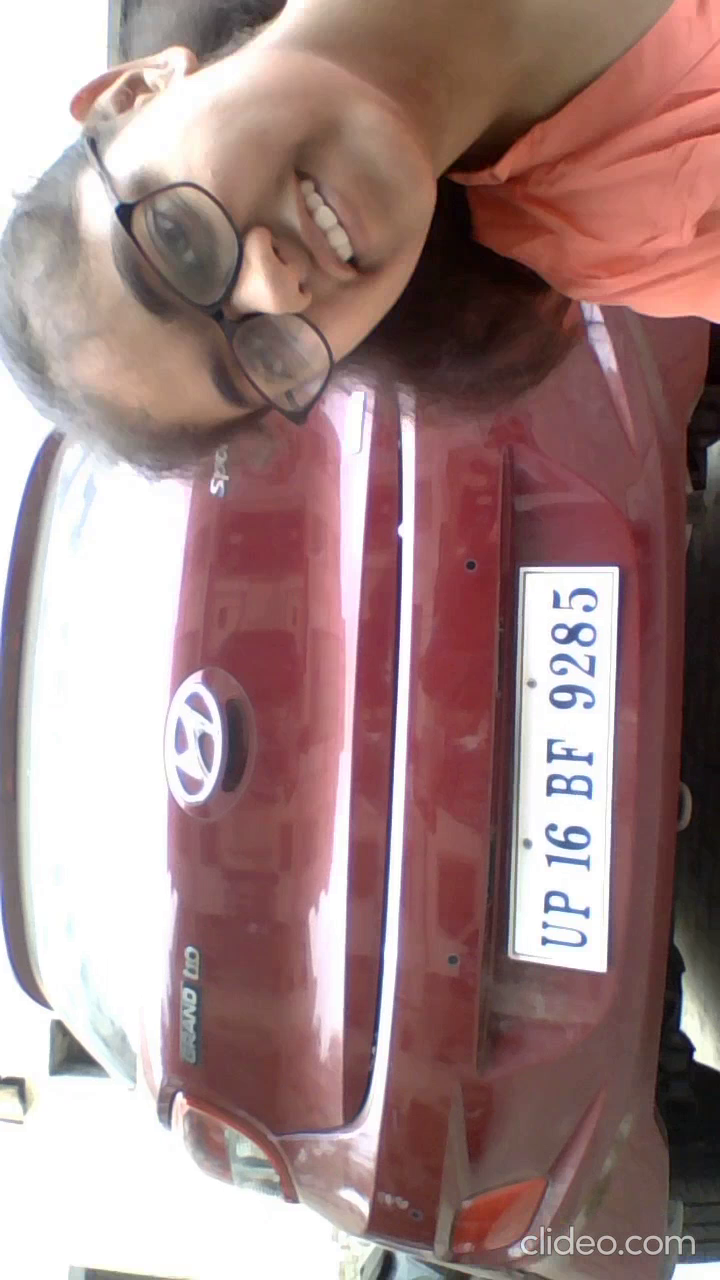
#> input picture frame 4 of video2.mp4, 720 x 1280 px, given in place of video15.mp4, which was not available
$ python detect2.py   (older library calls are emulated)
#> lines starting #> are read from the running program, lines starting #| are printed output that depends on the picture; after the words box and inside, x2 and y2 are one past the last pixel; in counts of white or black regions, pixels touching at a corner belong together; pictures that were not available may be replaced by others from this repository, and a replacement may not be noted
# -*- coding: utf-8 -*-
"""
Created on Sun Oct 13 19:13:05 2019

@author: LENOVO
"""

from skimage.io import imread
from skimage.filters import threshold_otsu
import matplotlib.pyplot as plt

filename = './video15.mp4'

import cv2
cap = cv2.VideoCapture(filename)
#cap = cv2.VideoCapture(0)
count = 1
while cap.isOpened():
    ret,frame = cap.read()
#> frame is the input picture: shape (1280, 720, 3); mean B, G, R 130.6, 131.7, 160.8
    if ret == True:
        cv2.imshow('window-name',frame)
        cv2.imwrite("./output/frame%d.jpg" % count, frame)
        count = count + 1
        if cv2.waitKey(10) & 0xFF == ord('q'):
#> (key q is pressed here)
            break
    else:
        break
cap.release()
cv2.destroyAllWindows()

# car image -> grayscale image -> binary image
#import imutils
car_image = imread("./output/frame%d.jpg"%(count-1), as_gray=True)
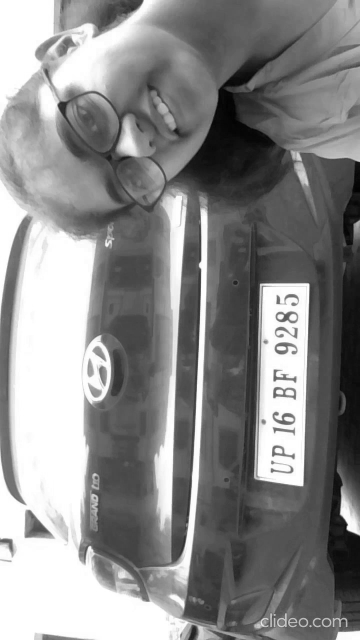
#> car_image: shape (1280, 720) float64 (shown at 1/2 size); min 0.00862, max 1, mean 0.54
#car_image = imutils.rotate(car_image, 270)
#car_image = imread("car.png", as_gray=True)
#it should be a 2 dimensional array
print(car_image.shape)
#| (1280, 720)

# the next line is not compulsory however, a grey scale pixel
# in skimage ranges between 0 & 1. multiplying it with 255
# will make it range between 0 & 255 (something we can relate better with
print(car_image)
#> (printed output is left out)
gray_car_image = car_image * 255
from skimage import filters
import numpy as np
from skimage import feature
car_denoised=filters.median(car_image , selem=np.ones((5,5)))
f,(ax0,ax1)=plt.subplots(1,2,figsize=(5,15))
ax0.imshow(car_image)
ax1.imshow(car_denoised)

fig, (ax1, ax2) = plt.subplots(1, 2)
ax1.imshow(car_denoised, cmap="gray")
# [5 lines of commented-out code are left out]
threshold_value = threshold_otsu(car_denoised)
#> threshold_value = 0.639
#threshold_value = threshold_otsu(gray_car_image)
#print(threshold_value)
#print(gray_car_image)
binary_car_image = car_denoised > threshold_value
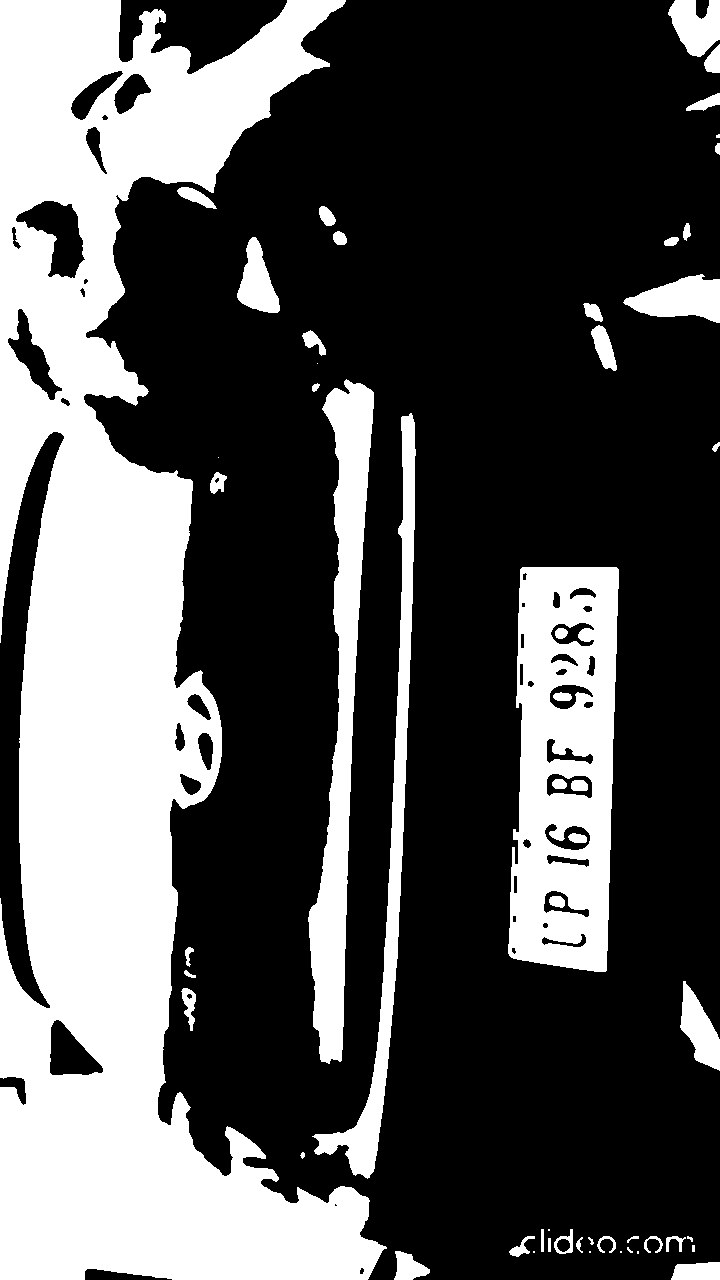
#> binary_car_image: shape (1280, 720) bool; 32.7% white; 55 white regions (9 under 20 px), largest, box (x1, y1, x2, y2) and area: (0, 0, 387, 1280) 223176, (508, 567, 619, 972) 33518, (308, 379, 374, 1064) 18085
print("binary")
#print(binary_car_image)
ax2.imshow(binary_car_image, cmap="gray")
#ax2.imshow(gray_car_image, cmap="gray")
plt.show()
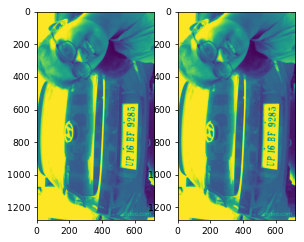
#> figure drawn by matplotlib, 2 panels
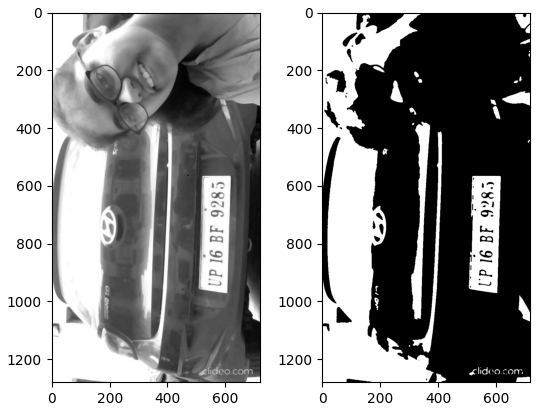
#> figure drawn by matplotlib, 2 panels

# CCA (finding connected regions) of binary image


from skimage import measure
from skimage.measure import regionprops
import matplotlib.pyplot as plt
import matplotlib.patches as patches


# this gets all the connected regions and groups them together
label_image = measure.label(binary_car_image)
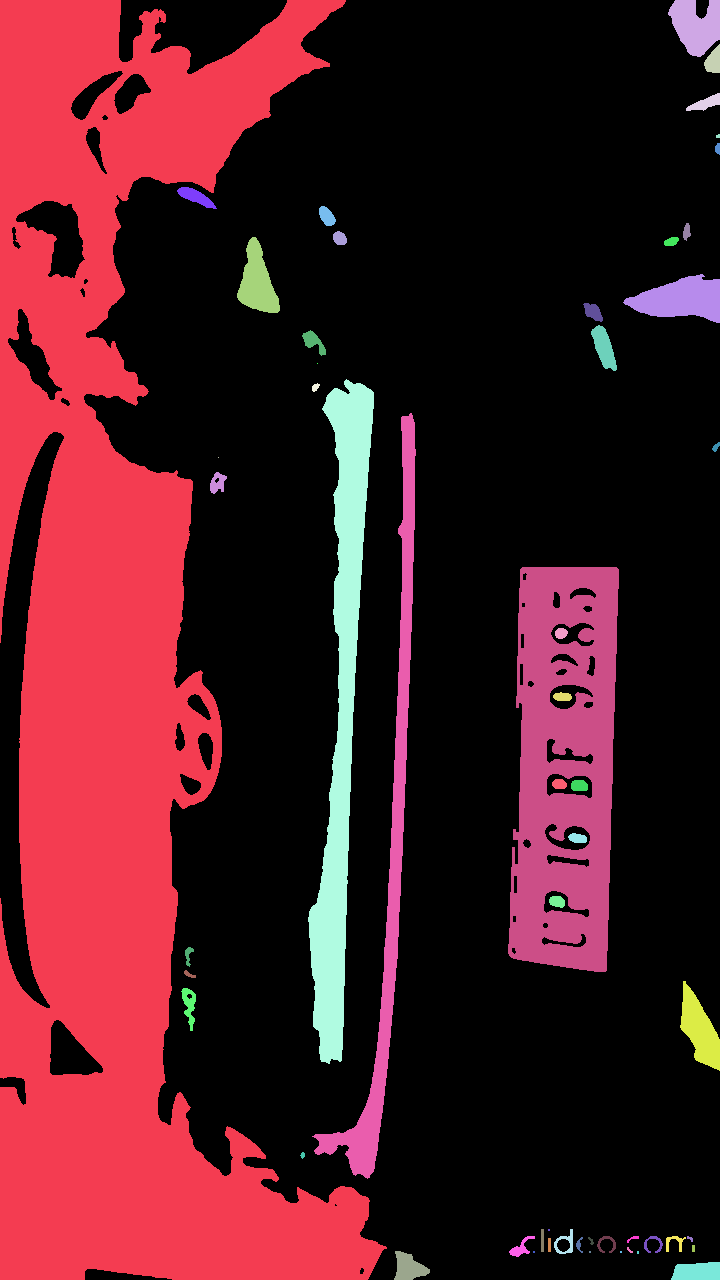
#> label_image: shape (1280, 720) int32; 56 distinct labels, from 0 to 55; one colour per label, 0 black
fig, (ax1) = plt.subplots(1)
ax1.imshow(gray_car_image, cmap="gray");

# regionprops creates a list of properties of all the labelled regions
for region in regionprops(label_image):
    if region.area < 500:
        #if the region is so small then it's likely not a license plate
        continue

    # the bounding box coordinates
    minRow, minCol, maxRow, maxCol = region.bbox
    rectBorder = patches.Rectangle((minCol, minRow), maxCol-minCol, maxRow-minRow, edgecolor="red", linewidth=2, fill=False)
    ax1.add_patch(rectBorder)
#> this loop made 55 passes
#> (minRow, minCol, maxRow, maxCol) on passes 1, 2, 11, 13, 15, 18, 20, 24: (0, 0, 1280, 387), (0, 668, 57, 720), (237, 237, 313, 280), (274, 623, 323, 720), (325, 591, 371, 617), (379, 308, 1064, 374), (413, 312, 1179, 416), (567, 508, 972, 619)
    # let's draw a red rectangle over those regions

plt.show()
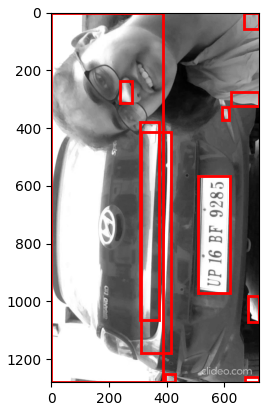
#> figure drawn by matplotlib, 1 panel


edges=feature.canny(car_denoised,sigma=5).all()
#> edges = False
plt.show(edges)
# this gets all the connected regions and groups them together
label_image = measure.label(binary_car_image)

print(label_image.shape[0]) #width of car img
#| 1280
print(label_image.shape[1])
#| 720
# getting the maximum width, height and minimum width and height that a license plate can be
plate_dimensions = (0.03*label_image.shape[0], 0.08*label_image.shape[0], 0.15*label_image.shape[1], 0.3*label_image.shape[1])

plate_dimensions2 = (0.08*label_image.shape[0], 0.2*label_image.shape[0], 0.15*label_image.shape[1], 0.4*label_image.shape[1])
min_height, max_height, min_width, max_width = plate_dimensions
plate_objects_cordinates = []
plate_like_objects = []

fig, (ax1) = plt.subplots(1)
ax1.imshow(label_image, cmap="gray")
flag =0

# regionprops creates a list of properties of all the labelled regions
for region in regionprops(label_image):
    #print(region)
    if region.area < 50:
        #if the region is so small then it's likely not a license plate
        continue
        # the bounding box coordinates
    min_row, min_col, max_row, max_col = region.bbox
    # [4 lines of commented-out code are left out]

    region_height = max_row - min_row
    region_width = max_col - min_col
    # print(region_height)
    # print(region_width)

    # ensuring that the region identified satisfies the condition of a typical license plate
    if region_height >= min_height and region_height <= max_height and region_width >= min_width and region_width <= max_width and region_width > region_height:
        flag = 1
        plate_like_objects.append(binary_car_image[min_row:max_row,
                                  min_col:max_col])
        plate_objects_cordinates.append((min_row, min_col,
                                         max_row, max_col))
        rectBorder = patches.Rectangle((min_col, min_row), max_col - min_col, max_row - min_row, edgecolor="red",
                                       linewidth=2, fill=False)
        ax1.add_patch(rectBorder)
#> this loop made 55 passes
#> (min_row, min_col, max_row, max_col, region_height, region_width) on passes 1, 2, 3, 4, 7, 8, 9, 10: (0, 0, 1280, 387, 1280, 387), (0, 668, 57, 720, 57, 52), (44, 704, 73, 720, 29, 16), (93, 686, 111, 720, 18, 34), (187, 177, 209, 217, 22, 40), (206, 319, 226, 336, 20, 17), (223, 683, 241, 691, 18, 8), (231, 333, 245, 347, 14, 14)
#> after the loop, plate_like_objects = []; plate_objects_cordinates = []
        # let's draw a red rectangle over those regions
if(flag == 1):
    print("plate_dimensions")
    print(plate_like_objects[0])
    plt.show()


if(flag==0):
    print("plate_dimensions2")
    min_height, max_height, min_width, max_width = plate_dimensions2
    plate_objects_cordinates = []
    plate_like_objects = []

    fig, (ax1) = plt.subplots(1)
    ax1.imshow(gray_car_image, cmap="gray")

    # regionprops creates a list of properties of all the labelled regions
    for region in regionprops(label_image):
        if region.area < 50:
            #if the region is so small then it's likely not a license plate
            continue
            # the bounding box coordinates
        min_row, min_col, max_row, max_col = region.bbox
        # [4 lines of commented-out code are left out]

        region_height = max_row - min_row
        region_width = max_col - min_col
        # print(region_height)
        # print(region_width)

        # ensuring that the region identified satisfies the condition of a typical license plate
        if region_height >= min_height and region_height <= max_height and region_width >= min_width and region_width <= max_width and region_width > region_height:
            # print("hello")
            plate_like_objects.append(binary_car_image[min_row:max_row,
                                      min_col:max_col])
            plate_objects_cordinates.append((min_row, min_col,
                                             max_row, max_col))
            rectBorder = patches.Rectangle((min_col, min_row), max_col - min_col, max_row - min_row, edgecolor="red",
                                           linewidth=2, fill=False)
            ax1.add_patch(rectBorder)
            # let's draw a red rectangle over those regions
#> (the run stopped early here; a loop or call above may not have finished)
